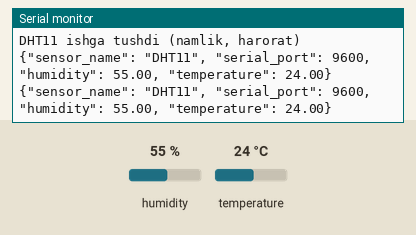
Bench run of a sketch on a simulated Arduino Uno, built with avr-gcc and run on an emulated ATmega328P. Shown: the last lines printed to the serial monitor. Inputs (shaded band) come from the test bench; at power-on: humidity 55 %, temperature 24 °C.

Above: at 2.7 s.
2.8 s: humidity set to 22 %
At 4.1 s:
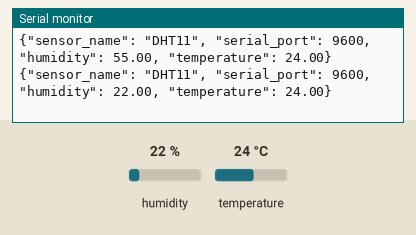
4.3 s: temperature set to 12 °C
At 5.0 s:
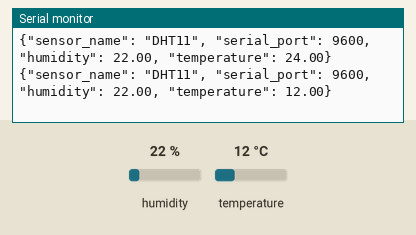
5.8 s: humidity set to 40 %
At 5.8 s:
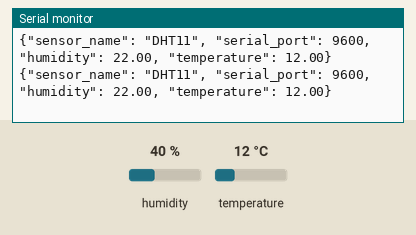
Timing chart, 0 to 8.8 s (numbered marks = the images above; inputs shaded):
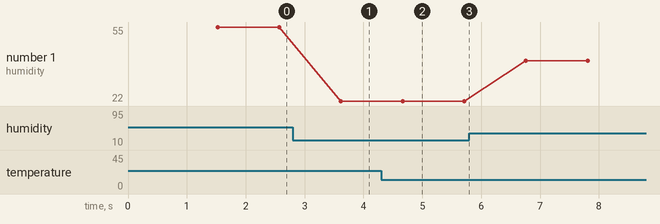

The sketch:

dht11.ino
```cpp
#include "dht.h"
#define dht_apin A0 // Analog Pin sensor is connected to

dht DHT;

/* Asosiy parametrlar */
int serial_port = 9600;

void setup() {
    Serial.begin(serial_port);
    delay(500); // Delay to let system boot
    Serial.println("DHT11 ishga tushdi (namlik, harorat)\n\n");
    delay(1000); // Ishni boshlash uchun kutish vaqti
}

void loop() {
    // Dasturning ishchi qismi

    DHT.read11(dht_apin);

    // Sensor
    Serial.print("{\"sensor_name\": \"DHT11\"");
    Serial.print(", ");

    // Parameters
    Serial.print("\"serial_port\": ");
    Serial.print(serial_port);
    Serial.print(", ");

    // Sensor values
    Serial.print("\"humidity\": ");
    Serial.print(DHT.humidity);
    Serial.print(", "); // %
    Serial.print("\"temperature\": ");
    Serial.print(DHT.temperature);
    Serial.println("}"); // C

    delay(1000); // 5 soniyadan takrorlanadi.
}
```

photoresistor.cpp
```cpp
/* Use a photoresistor (or photocell) to turn on an LED in the dark
   More info and circuit schematic: http://www.ardumotive.com/how-to-use-a-photoresistor-en.html
   Dev: Michalis Vasilakis // Date: 8/6/2015 // www.ardumotive.com */


// Constants
const int pResistor = A0; // Photoresistor at Arduino analog pin A0
const int ledPin=9;       // Led pin at Arduino pin 9

// Variables
int value;          // Store value from photoresistor (0-1023)
int serial_port = 9600;

void setup(){
  Serial.begin(serial_port); // Ma'lumot uzatish uchun
  pinMode(ledPin, OUTPUT);  // Set lepPin - 9 pin as an output
  pinMode(pResistor, INPUT); // Set pResistor - A0 pin as an input (optional)
}

void loop(){
  value = analogRead(pResistor);

  if (value > 50){
    digitalWrite(ledPin, LOW);  //Turn led off
  } else{
    digitalWrite(ledPin, HIGH); //Turn led on
  }

  Serial.print("{\"sensor_name\": \"photoresistor\", ");
  Serial.print("\"serial_port\": ");
  Serial.print(serial_port);
  Serial.print(", ");
  Serial.print("\"light\": ");
  Serial.print(value);
  Serial.println("}");

  delay(500); //Small delay
}
```

Measured:
- after the input at 2.8 s, the serial monitor: prints a new line after 0.82 s (image 1)
- after the input at 4.3 s, the serial monitor: prints a new line after 0.37 s (image 2)
- plotted number 1: 55 → 22 after the input at 2.8 s, 22 → 40 after the input at 5.8 s
